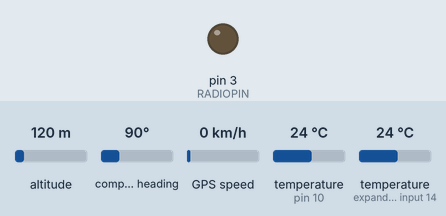
A sketch run on a simulated Arduino Uno, built with avr-gcc and run on an emulated ATmega328P. Shown: output pins drawn as LEDs (lit = HIGH). The test bench sets the inputs (shaded band); at power-on: altitude 120 m, compass heading 90°, GPS speed 0 km/h, temperature (sensors on pin 10, expander input 14) 24 °C. The GPS gets a fix after 3 s at 37.7749, -122.4194 with 8 satellites.

Above: at 2.8 s.
2.9 s: altitude set to 20 m
At 7.53 s:
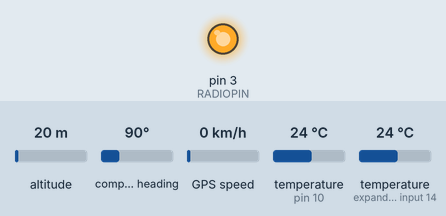
Timing chart, 0 to 12.4 s (numbered marks = the images above; inputs shaded):
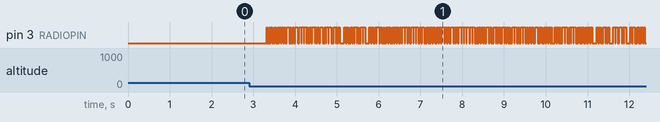

The sketch:

balloon_iii.ino
```cpp
// This Arduino sketch reads DS18B20 "1-Wire" digital
// temperature sensors.
// Tutorial:
// http://www.hacktronics.com/Tutorials/arduino-1-wire-tutorial.html

#include <stdio.h>
#include <stdint.h>
#include <string.h>
#include <stdarg.h>
#include <util/crc16.h>

#include <SoftwareSerial.h>
#include <OneWire.h>
#include <DallasTemperature.h>
#include <Streaming.h>
#include <TinyGPS.h>

// Data wire is plugged into pin 10 on the Arduino
#define ONE_WIRE_BUS 10

// the pin the ntx2 is on
#define RADIOPIN 3
SoftwareSerial dummy_serial(255, 255);

// the sentence
char s[100] = "0";

// keep track of how many iterations we've done
unsigned int count = 0;

// Setup a oneWire instance to communicate with any OneWire devices
OneWire oneWire(ONE_WIRE_BUS);

// Pass our oneWire reference to Dallas Temperature.
DallasTemperature sensors(&oneWire);

float inside_temp = 0.0;
float outside_temp = 0.0;
char itbuf[12], otbuf[12];

// Assign the addresses of your 1-Wire temp sensors.
DeviceAddress insideThermometer = { 0x28, 0xAB, 0xC1, 0xAA, 0x03, 0x00, 0x00, 0x03 };
DeviceAddress outsideThermometer = { 0x28, 0x89, 0x10, 0x02, 0x02, 0x00, 0x00, 0x56 };

// GPS Stuffs
const int GPS_RX = 5;
const int GPS_TX = 6;

SoftwareSerial gps_serial(GPS_RX, GPS_TX);
TinyGPS gps;
typedef struct {
  float flat, flon, falt;
  float fkph, fcourse;
  unsigned long fix_age, time, date;
  unsigned long chars;
  unsigned short sentences, failed_checksum;
} gpsd;
gpsd g; // instantiate above struct
char latbuf[12], lonbuf[12], ialtbuf[10], coursebuf[12], kphbuf[12];
long int ialt = 123;

int hour, minute, second = 0;

/***********************************
************************************
***********************************/

void setup(void) {
  // start serial port
  Serial.begin(9600);

  gps_serial.begin(9600);

  // Start up the library
  sensors.begin();
  // set the resolution to 10 bit (good enough?)
  sensors.setResolution(insideThermometer, 10);
  sensors.setResolution(outsideThermometer, 10);

  pinMode(RADIOPIN, OUTPUT);
}

void loop(void) {
  bool fed = false;
  unsigned int feeder = 0;

  // give gps time to feed after interrupts off
  delay(2000);

  // feed gps
  while(!fed)
    fed = feedgps();

  // hopefully throw out bad fixes - # of satellites
  if(gps.satellites() == TinyGPS::GPS_INVALID_SATELLITES || gps.satellites() <= 3) {
    blink();
    blink();
    Serial.print(gps.satellites() == TinyGPS::GPS_INVALID_SATELLITES ? 0 : gps.satellites());
    Serial.println(" satellites in view");
    return;
  }

  // hopefully throw out bad fixes - fix age
  gps.get_datetime(&g.date, &g.time, &g.fix_age);
  if(g.fix_age > 10000) {
    blink();
    blink();
    blink();
    Serial.print(g.fix_age);
    Serial.println(" millseconds old fix");
    return;
  }

  // retrieves +/- lat/long in 100000ths of a degree
  gps.f_get_position(&g.flat, &g.flon);

  // time in hhmmsscc, date in ddmmyy
  hour = (g.time / 1000000);
  minute = ((g.time - (hour * 1000000)) / 10000);
  second = ((g.time - ((hour * 1000000) + (minute * 10000))));
  second = second / 100;

  // returns speed in 100ths of a knot
  g.fkph = gps.f_speed_kmph();

  // course in 100ths of a degree
  g.fcourse = gps.f_course();

  g.falt = gps.f_altitude();

  // make stuff pretty
  floatToString(latbuf, g.flat, 4, 0);
  floatToString(lonbuf, g.flon, 4, 0);
  floatToString(coursebuf, g.fcourse, 1, 0);
  floatToString(kphbuf, g.fkph, 1, 0);
  ialt = long(g.falt);

  sensors.requestTemperatures();

  inside_temp = getTemperature(insideThermometer);
  outside_temp = getTemperature(outsideThermometer);

  floatToString(itbuf, inside_temp, 2, 0);
  floatToString(otbuf, outside_temp, 2, 0);

  snprintf(s, sizeof(s), "$$KI6YMZ,%d,%d:%d:%d,%s,%s,%ld,%s,%s,%s,%s", count, hour, minute, second, latbuf, lonbuf, ialt, kphbuf, coursebuf, itbuf, otbuf);

  unsigned int CHECKSUM = gps_CRC16_checksum(s);  // Calculates the checksum
  char checksum_str[6];
  sprintf(checksum_str, "*%04X\n", CHECKSUM);
  strcat(s,checksum_str);

  noInterrupts();
  rtty_txstring(s);
  interrupts();

  Serial.println(s);

  // ITERATE!
  count++;
}


/***********************************
************************************
***********************************/


// BLINKY FUNCTIONS AND OTHER HELPERS
void blink() {
  digitalWrite(13, HIGH);
  delay(100);
  digitalWrite(13, LOW);
}

// GPS
bool feedgps() {
  char c;
  while (gps_serial.available()) {
    c = gps_serial.read();
    //Serial.print(c);
    if (gps.encode(c))
      return true;
  }
  return false;
}

float getTemperature(DeviceAddress deviceAddress) {
  float tempC = sensors.getTempC(deviceAddress);
  if (tempC == -127.00) {
    Serial.print("Error getting temperature");
    return -99;
  } else {
    return tempC;
  }
}

void rtty_txbit(int bit) {
  if (bit) {
    // high
    digitalWrite(RADIOPIN, HIGH);
  } else {
    // low
    digitalWrite(RADIOPIN, LOW);
  }

  // delayMicroseconds(3370); // 300 baud
  delayMicroseconds(10000); // For 50 Baud uncomment this and the line below.
  delayMicroseconds(10150); // For some reason you can't do 20150 it just doesn't work.
}

/**
 * Simple function to sent each bit of a char to
 * rtty_txbit function.
 * NB The bits are sent Least Significant Bit first
 *
 * All chars should be preceded with a 0 and
 * proceded with a 1. 0 = Start bit; 1 = Stop bit
 */
void rtty_txbyte(char c) {

  int i;

  rtty_txbit (0); // Start bit

  // Send bits for for char LSB first

  for(i=0; i<7; i++) { // Change this here 7 or 8 for ASCII-7 / ASCII-8
    if(c & 1)
      rtty_txbit(1);
    else
      rtty_txbit(0);

    c = c >> 1;
  }

  rtty_txbit(1); // Stop bit
  rtty_txbit(1); // Stop bit
}

/**
 * Simple function to sent a char at a time to
 * rtty_txbyte function.
 * NB Each char is one byte (8 Bits)
 */
void rtty_txstring(char * string) {
  dummy_serial.read();

  char c;
  c = *string++;
  while ( c != '\0') {
    rtty_txbyte (c);
    c = *string++;
  }
}


uint16_t gps_CRC16_checksum(char *string) {
  size_t i;
  uint16_t crc;
  uint8_t c;

  crc = 0xFFFF;

  // Calculate checksum ignoring the first two $
  for (i = 2; i < strlen(string); i++) {
    c = string[i];
    crc = _crc_xmodem_update (crc, c);
  }

  return crc;
}

// this makes me cry.
char* floatToString(char * outstr, double val, byte precision, byte widthp){
  char temp[16];
  byte i;
  // compute the rounding factor and fractional multiplier
  double roundingFactor = 0.5;
  unsigned long mult = 1;
  for (i = 0; i < precision; i++)
  {
    roundingFactor /= 10.0;
    mult *= 10;
  }

  temp[0]='\0';
  outstr[0]='\0';

  if(val < 0.0){
    strcpy(outstr,"-\0");
    val = -val;
  }

  val += roundingFactor;

  strcat(outstr, itoa(int(val),temp,10));  //prints the int part
  if( precision > 0) {
    strcat(outstr, ".\0"); // print the decimal point
    unsigned long frac;
    unsigned long mult = 1;
    byte padding = precision -1;
    while(precision--)
      mult *=10;

    if(val >= 0)
      frac = (val - int(val)) * mult;
    else
      frac = (int(val)- val ) * mult;
    unsigned long frac1 = frac;

    while(frac1 /= 10)
      padding--;

    while(padding--)
      strcat(outstr,"0\0");

    strcat(outstr,itoa(frac,temp,10));
  }

  // generate space padding
  if ((widthp != 0)&&(widthp >= strlen(outstr))){
    byte J=0;
    J = widthp - strlen(outstr);

    for (i=0; i< J; i++) {
      temp[i] = ' ';
    }

    temp[i++] = '\0';
    strcat(temp,outstr);
    strcpy(outstr,temp);
  }

  return outstr;
}
```
